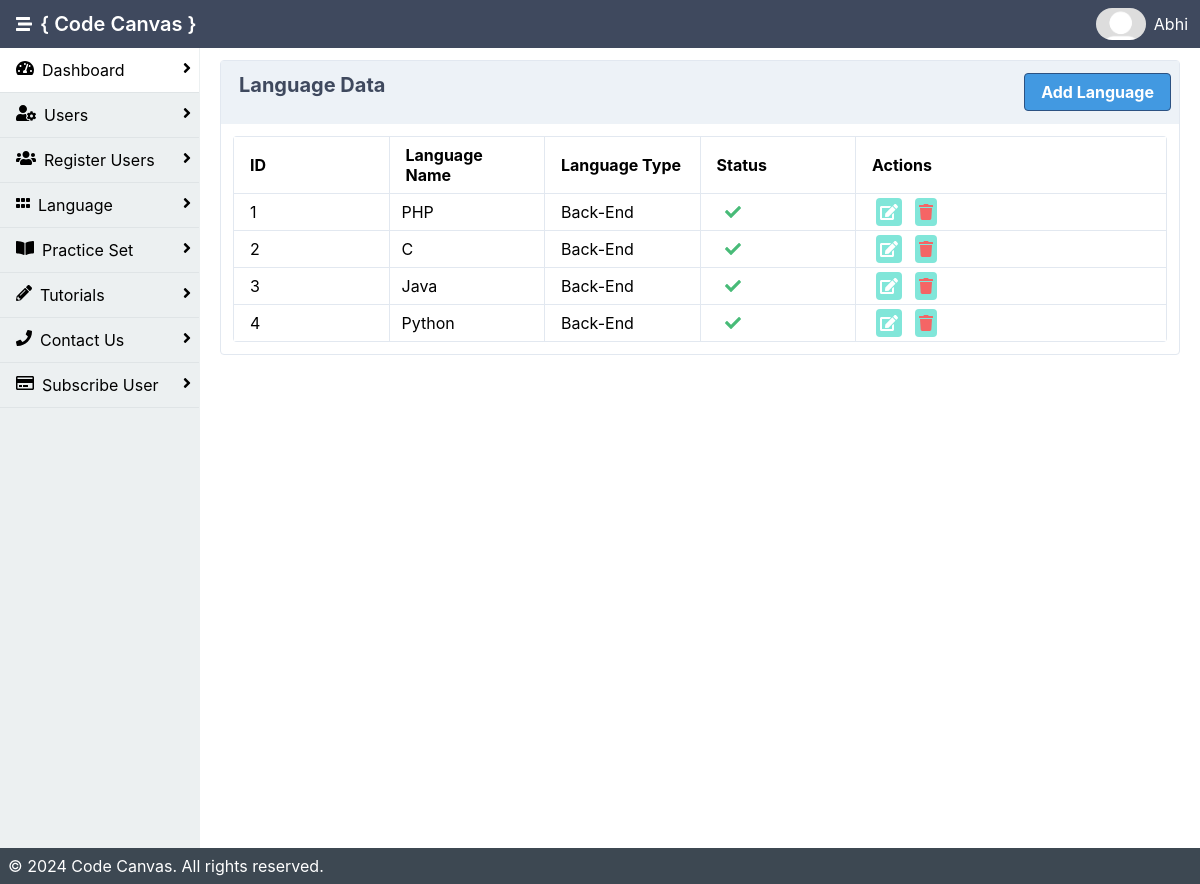
/admin/lang.php (signed in), run on an earlier commit of the app's database.
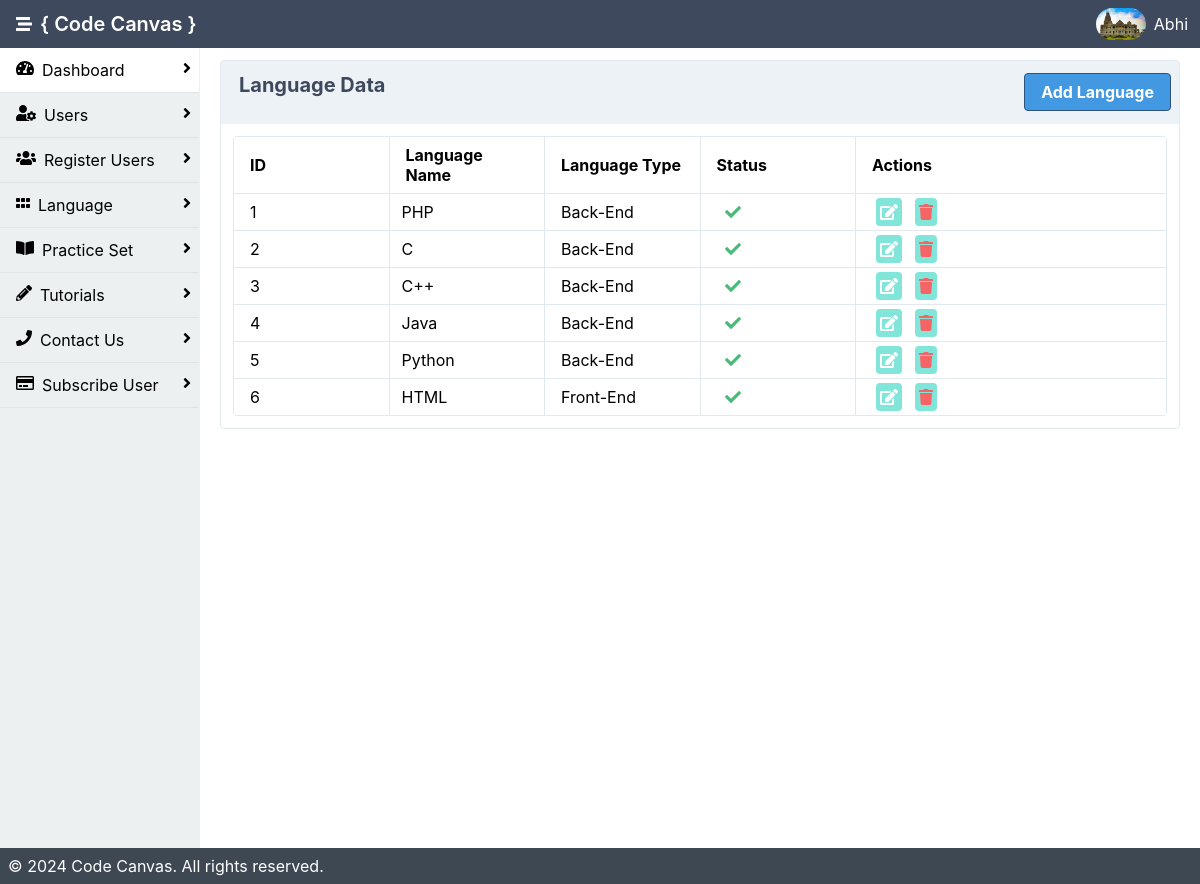
And on a later commit of the database.
### tables this page shows
CREATE TABLE `lang` (
  `langid` int(11) NOT NULL,
  `lang_name` varchar(200) NOT NULL,
  `lang_type` varchar(200) NOT NULL,
  `is_active` int(11) DEFAULT 1
);

CREATE TABLE `user` (
  `user_id` int(11) NOT NULL,
  `u_image` varchar(200) DEFAULT NULL,
  `name` varchar(200) NOT NULL,
  `email` varchar(200) NOT NULL,
  `passwd` varchar(50) NOT NULL,
  `is_active` int(11) NOT NULL DEFAULT 0,
  `created_date` date NOT NULL DEFAULT current_timestamp(),
  `number` varchar(10) NOT NULL,
  `city` varchar(400) NOT NULL
);

### admin/lang.php (the view, shortened to what the changed rows need)
<?php
include 'inc/header.php';
$records_per_page = 8;
$current_page = isset($_GET['page']) ? $_GET['page'] : 1;
$start_from = ($current_page - 1) * $records_per_page;
$qry = "SELECT * FROM lang LIMIT $start_from, $records_per_page";
$data = mysqli_query($con, $qry);
$index_start = ($current_page - 1) * $records_per_page + 0;
?>
<!DOCTYPE html>
<html lang="en">
<div class="mx-auto bg-grey-400">
    <div class="min-h-screen flex flex-col">
        <div class="flex flex-1">
            <main class="bg-white-500 flex-1 p-3 overflow-hidden">
            <div class="flex flex-1  flex-col md:flex-row lg:flex-row mx-2">
                        <div class="mb-2 border-solid border-gray-300 rounded border shadow-sm w-full">
                            <div class="p-3">
                                <table class="table-responsive w-full rounded">
                                    <thead>
                                      <tr>
                                          <th class="border w-1/6 px-4 py-2">ID</th>
                                          <th class="border w-1/6 px-4 py-2">Language Name</th>
                                          <th class="border w-1/6 px-4 py-2">Language Type</th>
                                        <th class="border w-1/6 px-4 py-2">Status</th>
                                        <th class="border w-1/7 px-4 py-2">Actions</th>
                                      </tr>
                                    </thead>
                                    <tbody>
                                    <?php
                                    $i = $index_start;
                                    if(mysqli_num_rows($data) > 0 ){
                                    while($result= mysqli_fetch_assoc($data)){
                                        $i++;
                                    ?>
                                        <tr>
                                            <td class="border px-4 py-2"><?php echo $i;?></td>
                                            <td class="border px-3 py-2"><?php echo $result['lang_name'];?></td>
                                            <td class="border px-4 py-2"><?php echo $result['lang_type'];?></td>
                                            <td class="border px-4 py-2"><?php if($result['is_active'] == 1){?>
                                                <i class="fa fa-check text-green-500 mx-2"></i>
                                                <?php }else{ ?>
                                                    <i class="fa fa-close text-red-500 mx-2"></i>
                                                <?php }?></td>
                                            <td class="border px-4 py-2">
                                                <a class="bg-teal-300 cursor-pointer rounded p-1 mx-1 text-white" href="edit_lang.php?lang_id=<?php echo $result['langid']; ?>">
                                                        <i class="fas fa-edit"></i></a>
                                                <a class="bg-teal-300 cursor-pointer rounded p-1 mx-1 text-red-500" href="delete.php?lang_id=<?php echo $result['langid']; ?>">
                                                        <i class="fas fa-trash"></i>
                                                </a>
                                            </td>
                                        </tr>
                                        <?php } }else{
                                            ?>
                        <tr><td class="border px-4 py-2">No Data Found!!</td></tr>
                                            <?php
                    }?>
                                    </tbody>
                                </table>
                            </div>
                        </div>
                    </div>
                </div>
        </div>
    </div>
</body>
</html>

### admin/inc/header.php (shortened to what the changed rows need)
<?php
include 'db.php';
$userid = $_SESSION["userid"];
$name = $_SESSION["name"];
$qry = "SELECT * FROM user WHERE user_id= '".$userid."'";
$res = mysqli_query($con , $qry);
$data = mysqli_fetch_assoc($res);
$image = "uploads/".$data['u_image'];
?>
<html lang="en">
<head>
    <link rel="stylesheet" href="./dist/styles.css">
    <link rel="stylesheet" href="https://cdnjs.cloudflare.com/ajax/libs/font-awesome/4.7.0/css/font-awesome.min.css">
</head>
<body>
<header class="bg-nav">
            <div class="flex justify-between">
                <div class="p-1 mx-3 inline-flex items-center">
                    <h1 class="text-white p-2">{ Code Canvas }</h1>
                </div>
                <div class="p-1 flex flex-row items-center">
                    <?php if(isset($data['u_image']) && file_exists($image)){
                                                    ?>
                    <img onmouseover="profileToggle()" class="inline-block h-8 rounded-full" src="<?php echo 'uploads/'.$data['u_image'];?>" alt="">
                    <?php }else{ ?>
                                                    <img src="uploads/images.png" onmouseover="profileToggle()" class="inline-block h-8 rounded-full"></img>
                                                    <?php } ?>
                    <a href="#" onmouseover="profileToggle()" onmouseout="profileToggle()" class="text-white p-2 no-underline hidden md:block lg:block"><?php echo $name; ?></a>
                </div>
            </div>
        </header>

What changed in the data, as far as the page shows it:
now on this page (row edited): user: u_image (picture)
added lang: lang_name "C++", lang_type "Back-End", is_active 1 (drawn)
added lang: lang_name "HTML", lang_type "Front-End", is_active 1 (drawn)
